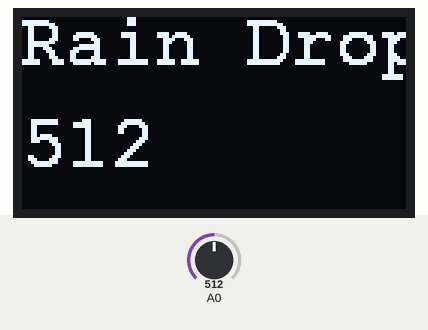
Bench run of a sketch on a simulated Arduino Uno, built with avr-gcc and run on an emulated ATmega328P. On the bench: 128×64 one-colour display. The inputs (shaded band) are chosen by the test bench; at power-on: A0 = 512. What the sketch prints to the serial monitor is not drawn.

Above: at 1.2 s.
1.3 s: A0 set to 716
At 2.7 s:
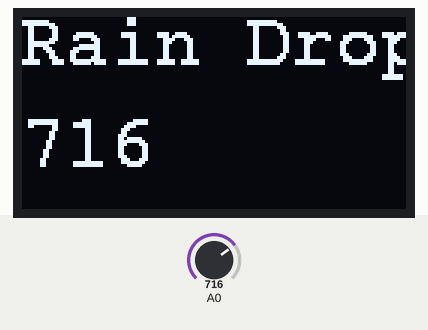
3.2 s: A0 set to 900
At 4.4 s:
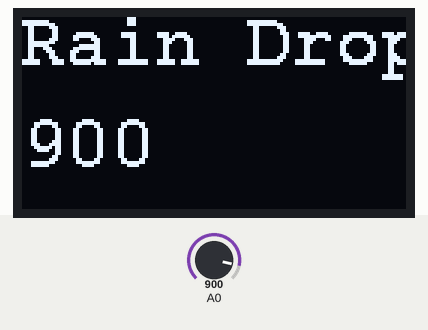
4.9 s: A0 set to 1023
At 5.9 s:
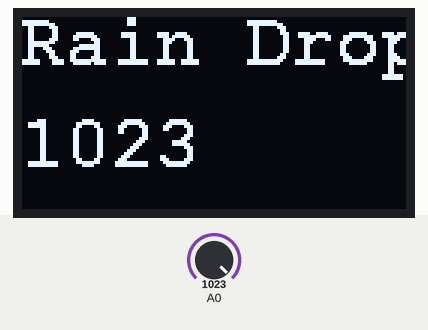
Timing chart, 0 to 7.9 s (numbered marks = the images above; inputs shaded):
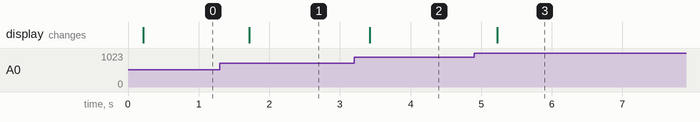

Measured:
- after the input at 1.3 s, the display: changes after 0.41 s (image 1)
- after the input at 3.2 s, the display: changes after 0.23 s (image 2)
- after the input at 4.9 s, the display: changes after 0.33 s (image 3)

The sketch:

rainDropSensor.ino
```cpp
#include "U8glib.h"

U8GLIB_SSD1306_128X64 u8g(U8G_I2C_OPT_NONE);        // HW SPI Com: CS = 10, A0 = 9 (Hardware Pins are  SCK = 13 and MOSI = 11)

int rainDrop;


//show rain drop
void draw() {
  u8g.setFont(u8g_font_courB18);//font
  u8g.setPrintPos(0, 16);
  u8g.print("Rain Drop");
  u8g.setPrintPos(0, 50);
  u8g.print(rainDrop);

}

void setup()

{

  Serial.begin(9600);   // initialize serial communication at 9600 bits per second:

}
void loop() {
  // read the input on analog pin 0:
  rainDrop = analogRead(A0);

  Serial.println(rainDrop);

  u8g.firstPage();
  do {
    draw();
  }
  while( u8g.nextPage() );
  delay(2);
}
```
